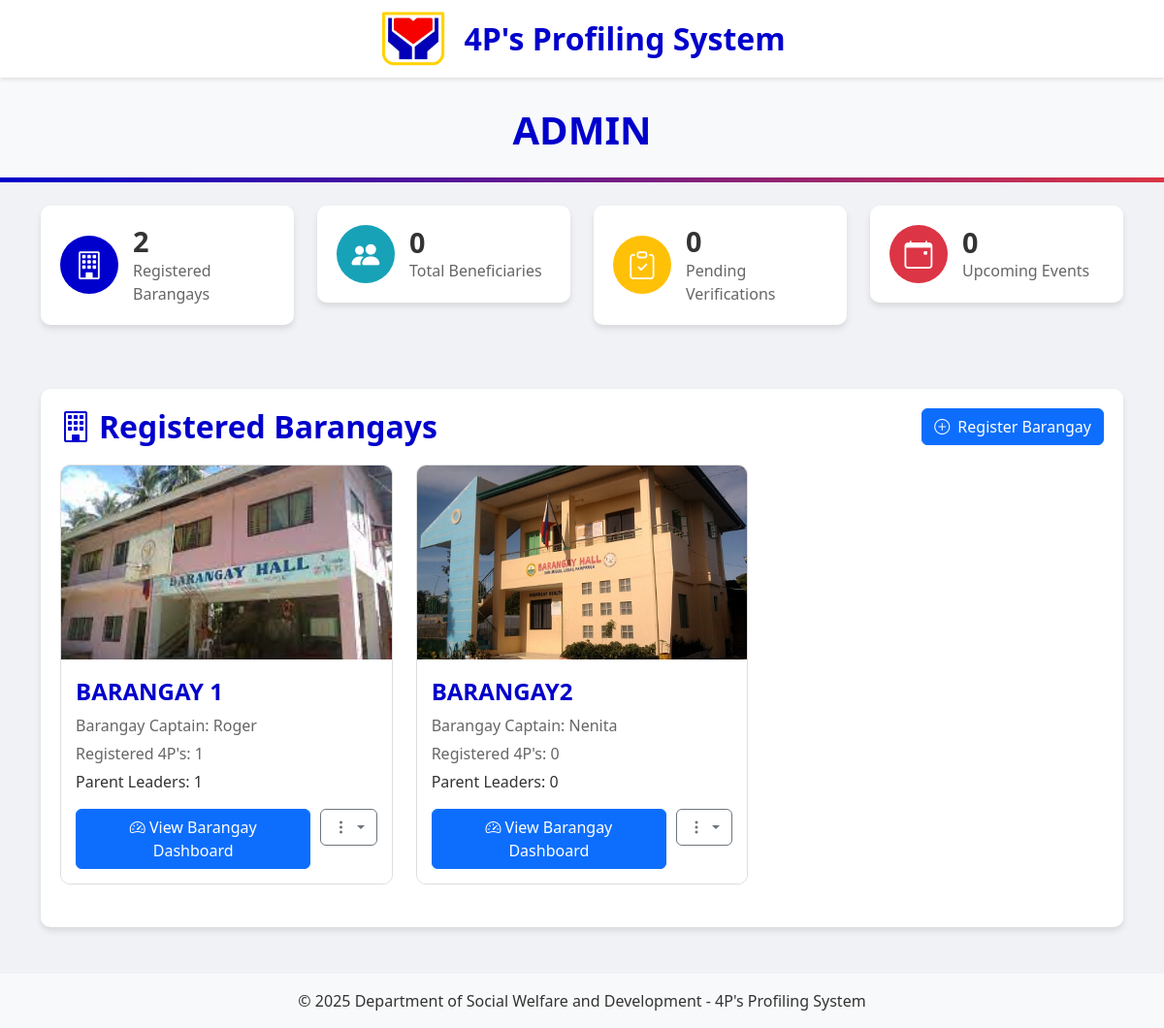
The app's page /admin.php with its own data.
### tables this page shows
CREATE TABLE `barangays` (
  `barangay_id` int(11) NOT NULL,
  `name` varchar(100) NOT NULL,
  `captain_name` varchar(100) DEFAULT NULL,
  `image_path` varchar(255) DEFAULT NULL,
  `created_at` datetime NOT NULL,
  `updated_at` datetime DEFAULT NULL
);

### backend/connections/database.php (called while the page is built, shortened)
<?php
class Database {
    private $conn;
    private function connect() {
        $this->conn = new mysqli(DB_HOST, DB_USERNAME, DB_PASSWORD, DB_NAME);
    }
    public function fetchOne($sql, $params = []) {
        try {
            $stmt = $this->prepareAndBind($sql, $params);
            $stmt->execute();
            $result = $stmt->get_result();
            $row = $result->fetch_assoc();
            return $row;
        } catch (Exception $e) {
            error_log("Fetch One Error: " . $e->getMessage());
            throw $e;
        }
    }
    public function fetchAll($sql, $params = []) {
        try {
            $stmt = $this->prepareAndBind($sql, $params);
            $stmt->execute();
            $result = $stmt->get_result();
            $rows = [];
            while ($row = $result->fetch_assoc()) {
                $rows[] = $row;
            }
            return $rows;
        } catch (Exception $e) {
            error_log("Fetch All Error: " . $e->getMessage());
            throw $e;
        }
    }
    private function prepareAndBind($sql, $params) {
        try {
            $stmt = $this->conn->prepare($sql);
            return $stmt;
        } catch (Exception $e) {
            error_log("Prepare and Bind Error: " . $e->getMessage());
            throw $e;
        }
    }
    public function closeConnection() {
        if ($this->conn) {
            $this->conn = null;
        }
    }
}

### admin.php (the view, shortened to what this page needs)
<?php
require_once "backend/connections/config.php";
require_once "backend/connections/database.php";
$selected_barangay_id = isset($_SESSION['selected_barangay_id']) ? intval($_SESSION['selected_barangay_id']) :
                        (isset($_GET['barangay_id']) ? intval($_GET['barangay_id']) : null);
try {
    $db = new Database();
    $barangaysQuery = "SELECT b.barangay_id, b.name,
                    COALESCE(b.captain_name, 'No Captain Assigned') as captain_name,
                    (SELECT COUNT(*) FROM beneficiaries WHERE barangay_id = b.barangay_id) as total_beneficiaries,
                    (SELECT COUNT(*) FROM users WHERE barangay = b.barangay_id AND role = 'resident' AND account_status = 'active') as registered_users,
                    b.image_path
                    FROM barangays b
                    GROUP BY b.barangay_id
                    ORDER BY b.name ASC";
    $barangays = $db->fetchAll($barangaysQuery);
    $barangay_count = count($barangays);
    if ($barangay_count > 0) {
        $stats_params = [];
        $where_clause = "";
        if ($selected_barangay_id) {
            $where_clause = "WHERE barangay_id = ?";
            $stats_params[] = $selected_barangay_id;
            $users_where_clause = "WHERE barangay = ?";
            $users_stats_params = [$selected_barangay_id];
        } else {
            $where_clause = "";
            $users_stats_params = [];
        }
        $totalBeneficiariesQuery = "SELECT COUNT(*) as total FROM beneficiaries " . $where_clause;
        $result = $db->fetchOne($totalBeneficiariesQuery, $stats_params);
        $total_beneficiaries = $result ? $result['total'] : 0;
        $pendingVerificationsQuery = "SELECT COUNT(*) as pending FROM users
                                     WHERE account_status = 'pending' AND role = 'resident'";
        $result = $db->fetchOne($pendingVerificationsQuery, $users_stats_params);
        $pending_verifications = $result ? $result['pending'] : 0;
        $upcomingEventsQuery = "SELECT COUNT(*) as upcoming FROM events WHERE event_date >= CURDATE()";
        $result = $db->fetchOne($upcomingEventsQuery);
        $upcoming_events = $result ? $result['upcoming'] : 0;
    } else {
        $total_beneficiaries = 0;
        $pending_verifications = 0;
        $upcoming_events = 0;
        $unread_messages = 0;
    }
} catch (Exception $e) {
    error_log("Admin Dashboard Error: " . $e->getMessage());
    $barangays = [];
    $barangay_count = 0;
    $total_beneficiaries = 0;
    $pending_verifications = 0;
    $upcoming_events = 0;
    $unread_messages = 0;
    $current_barangay = null;
    $message = "Database connection error: " . $e->getMessage();
    $messageType = "danger";
}
?>
<!DOCTYPE html>
<html lang="en">
<head>
    <link href="https://cdn.jsdelivr.net/npm/bootstrap@5.3.0-alpha1/dist/css/bootstrap.min.css" rel="stylesheet">
    <link rel="stylesheet" href="https://cdn.jsdelivr.net/npm/bootstrap-icons@1.10.0/font/bootstrap-icons.css">
</head>
<body>
    <header class="header">
        <div class="container">
            <div class="logo-container">
                <img src="User/assets/pngwing.com (7).png" alt="DSWD Logo">
                <h1 class="system-title">4P's Profiling System</h1>
            </div>
        </div>
    </header>
    <section class="admin-title">
        <div class="container">
            <h1>ADMIN</h1>
        </div>
    </section>
    <div class="container mt-4">
        <div class="row mb-4">
            <div class="col-md-3 col-sm-6 mb-3">
                <div class="summary-card">
                    <div class="summary-icon bg-primary-custom">
                        <i class="bi bi-building"></i>
                    </div>
                    <div class="summary-details">
                        <h2 class="summary-count"><?php echo number_format($barangay_count); ?></h2>
                        <p class="summary-label">Registered Barangays</p>
                    </div>
                </div>
            </div>
            <div class="col-md-3 col-sm-6 mb-3">
                <div class="summary-card">
                    <div class="summary-icon bg-info-custom">
                        <i class="bi bi-people-fill"></i>
                    </div>
                    <div class="summary-details">
                        <h2 class="summary-count"><?php echo number_format($total_beneficiaries); ?></h2>
                        <p class="summary-label">Total Beneficiaries</p>
                    </div>
                </div>
            </div>
            <div class="col-md-3 col-sm-6 mb-3">
                <div class="summary-card">
                    <div class="summary-icon bg-warning-custom">
                        <i class="bi bi-clipboard-check"></i>
                    </div>
                    <div class="summary-details">
                        <h2 class="summary-count"><?php echo number_format($pending_verifications); ?></h2>
                        <p class="summary-label">Pending Verifications</p>
                    </div>
                </div>
            </div>
            <div class="col-md-3 col-sm-6 mb-3">
                <div class="summary-card">
                    <div class="summary-icon bg-danger-custom">
                        <i class="bi bi-calendar-event"></i>
                    </div>
                    <div class="summary-details">
                        <h2 class="summary-count"><?php echo number_format($upcoming_events); ?></h2>
                        <p class="summary-label">Upcoming Events</p>
                    </div>
                </div>
            </div>
        </div>
        <div class="barangay-container">
            <div class="barangay-title">
                <h2><i class="bi bi-building me-2"></i>Registered Barangays</h2>
                <button type="button" class="btn btn-primary" data-bs-toggle="modal" data-bs-target="#registerBarangayModal">
                    <i class="bi bi-plus-circle me-2"></i>Register Barangay
                </button>
            </div>
            <?php if(empty($barangays)): ?>
            <div class="empty-state">
                <i class="bi bi-building"></i>
                <h3>No Barangays Registered Yet</h3>
                <p>Start by registering barangays in your municipality. This is required before you can add beneficiaries.</p>
                <!--<button type="button" class="btn btn-primary mt-3" data-bs-toggle="modal" data-bs-target="#registerBarangayModal">
                    <i class="bi bi-plus-circle me-2"></i>Register Your First Barangay
                </button> -->
            </div>
            <?php else: ?>
            <div class="row">
                <?php foreach($barangays as $barangay): ?>
                <div class="col-lg-4 col-md-6 mb-4">
                    <div class="barangay-card">
                        <div class="barangay-image">
                            <img src="<?php echo !empty($barangay['image_path']) ? $barangay['image_path'] : 'assets/images/barangay-default.jpg'; ?>"
                                 alt="<?php echo htmlspecialchars($barangay['name']); ?>">
                        </div>
                        <div class="barangay-details">
                            <div class="barangay-name"><?php echo htmlspecialchars($barangay['name']); ?></div>
                            <div class="captain-name">Barangay Captain: <?php echo htmlspecialchars($barangay['captain_name']); ?></div>
                            <div class="beneficiary-count">Registered 4P's: <?php echo number_format($barangay['registered_users']); ?></div>
                            <div class="resident-count">Parent Leaders: <?php echo number_format($barangay['registered_users']); ?></div>
                            <div class="barangay-actions mt-3">
                                <a href="Admin/admin_dashboard.php?barangay_id=<?php echo $barangay['barangay_id']; ?>" class="btn btn-primary flex-grow-1">
                                    <i class="bi bi-speedometer2"></i> View Barangay Dashboard
                                </a>
                                <div class="dropdown">
                                    <button class="btn btn-outline-secondary dropdown-toggle" type="button" data-bs-toggle="dropdown" aria-expanded="false">
                                        <i class="bi bi-three-dots-vertical"></i>
                                    </button>
                                </div>
                            </div>
                        </div>
                    </div>
                </div>
                <?php endforeach; ?>
            </div>
            <?php endif; ?>
        </div>
    </div>
    <footer class="mt-5 py-3 bg-light">
        <div class="container text-center">
            <p class="mb-0">&copy; <?php echo date("Y"); ?> Department of Social Welfare and Development - 4P's Profiling System</p>
        </div>
    </footer>
</body>
</html>

### admin.php (style rules this page uses)
:root { --primary-color: #0000cc; --secondary-color: #f8f9fa; --accent-color: #dc3545; --text-color: #333; --light-bg: #f8f9fa; }
body { font-family: 'Segoe UI', Tahoma, Geneva, Verdana, sans-serif; background-color: #f0f2f5; color: var(--text-color); margin: 0; padding: 0; }
.header { background-color: white; box-shadow: 0 2px 4px rgba(0, 0, 0, 0.1); padding: 10px 0; position: sticky; top: 0; z-index: 1000; }
.logo-container { display: flex; align-items: center; justify-content: center; text-align: center; }
.logo-container img { height: 60px; margin-right: 15px; }
.system-title { color: #0000cc; font-size: 2rem; font-weight: bold; margin: 0; }
.system-title { color: var(--primary-color); font-size: 2rem; font-weight: bold; margin: 0; }
.admin-title { background-color: var(--secondary-color); padding: 30px 0; position: relative; }
.admin-title:after { content: ''; position: absolute; bottom: 0; left: 0; right: 0; height: 5px; background: linear-gradient(to right, var(--primary-color), var(--accent-color)); }
.admin-title h1 { font-size: 2.5rem; font-weight: 700; color: var(--primary-color); text-align: center; margin: 0; }
.barangay-container { margin: 30px 0; padding: 20px; background-color: #fff; border-radius: 10px; box-shadow: 0 4px 6px rgba(0, 0, 0, 0.1); }
.barangay-title { display: flex; justify-content: space-between; align-items: center; margin-bottom: 20px; }
.barangay-title h2 { color: var(--primary-color); font-weight: 600; margin: 0; }
.barangay-card { border: 1px solid #ddd; border-radius: 10px; overflow: hidden; transition: transform 0.3s, box-shadow 0.3s; height: 100%; display: flex; flex-direction: column; }
.barangay-image { height: 200px; overflow: hidden; }
.barangay-image img { width: 100%; height: 100%; object-fit: cover; transition: transform 0.5s; }
.barangay-details { padding: 15px; background-color: white; flex-grow: 1; display: flex; flex-direction: column; }
.barangay-name { font-size: 1.5rem; font-weight: 700; color: var(--primary-color); margin-bottom: 5px; text-transform: uppercase; }
.captain-name, .beneficiary-count { color: #666; margin-bottom: 5px; }
.barangay-actions { margin-top: auto; display: flex; gap: 10px; }
.summary-card { background-color: white; border-radius: 10px; padding: 20px; box-shadow: 0 4px 6px rgba(0, 0, 0, 0.1); margin-bottom: 20px; display: flex; align-items: center; }
.summary-icon { width: 60px; height: 60px; border-radius: 50%; display: flex; align-items: center; justify-content: center; margin-right: 15px; flex-shrink: 0; }
.summary-icon i { font-size: 1.8rem; color: white; }
.summary-details { flex-grow: 1; }
.summary-count { font-size: 1.8rem; font-weight: 700; margin: 0; line-height: 1.2; }
.summary-label { color: #666; margin: 0; }
.bg-primary-custom { background-color: var(--primary-color); }
.bg-info-custom { background-color: #17a2b8; }
.bg-warning-custom { background-color: #ffc107; }
.bg-danger-custom { background-color: var(--accent-color); }

### records on screen
barangays: image_path (picture), name "BARANGAY 1", captain_name "Roger", registered_users "1"
barangays: image_path (picture), name "BARANGAY2", captain_name "Nenita", registered_users "0"

### other values on screen
$barangay_count "2"
$total_beneficiaries "0"
$pending_verifications "0"
$upcoming_events "0"
